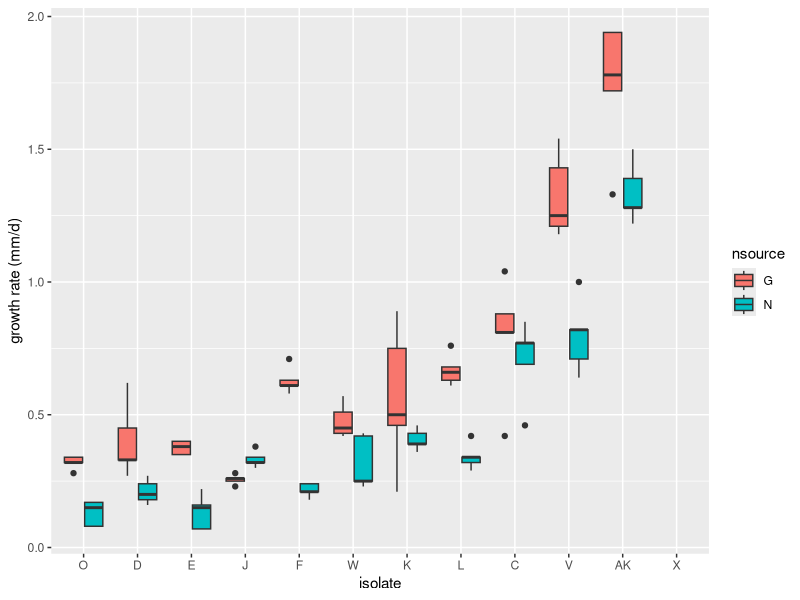

Reproduce this figure in R.

library(dplyr)
library(ggplot2)
library(reshape2)

rawdata = read.csv("steve.csv")
data = rawdata%>%select(isolate,nitrogen.source,Radial.GR.mm.d)
SourceG = data%>%filter(nitrogen.source=="G")%>%select(isolate,Radial.GR.mm.d)
SourceN = data%>%filter(nitrogen.source=="N")%>%select(isolate,Radial.GR.mm.d)

colnames(SourceG)=c("isolate","growthrate")
colnames(SourceN)=c("isolate","growthrate")
Nsource = rep("N",60)
Gsource = rep("G",60)
SourceG = cbind(Gsource,SourceG)
SourceN = cbind(Nsource,SourceN)
colnames(SourceG)=c("nsource","isolate","growthrate")
colnames(SourceN)=c("nsource","isolate","growthrate")



g1 = ggplot(data = SourceG,aes(x = isolate, y = growthrate))+
  geom_boxplot()
g2 = ggplot(data = SourceN,aes(x = isolate, y = growthrate))+
  geom_boxplot()

alldata = rbind(SourceG,SourceN)

ggplot(data = alldata, aes(x=reorder(isolate,growthrate,FUN = median), y=growthrate)) + 
  geom_boxplot(aes(fill=nsource))+
  xlab("isolate")+
  ylab("growth rate (mm/d)")
